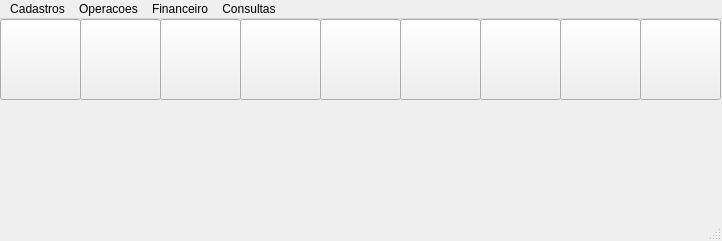
<?xml version="1.0" encoding="UTF-8"?>
<ui version="4.0">
 <class>MainWindow</class>
 <widget class="QMainWindow" name="MainWindow">
  <property name="geometry">
   <rect>
    <x>0</x>
    <y>0</y>
    <width>722</width>
    <height>241</height>
   </rect>
  </property>
  <property name="windowTitle">
   <string>MainWindow</string>
  </property>
  <widget class="QWidget" name="centralwidget">
   <widget class="QLabel" name="lb_logoEmpresa">
    <property name="geometry">
     <rect>
      <x>250</x>
      <y>100</y>
      <width>201</width>
      <height>101</height>
     </rect>
    </property>
    <property name="toolTip">
     <string>&lt;html&gt;&lt;head/&gt;&lt;body&gt;&lt;p&gt;&lt;br/&gt;&lt;/p&gt;&lt;/body&gt;&lt;/html&gt;</string>
    </property>
    <property name="styleSheet">
     <string notr="true">image: url(:/logo_empresa/Icons/logo_empresa.png)</string>
    </property>
    <property name="text">
     <string/>
    </property>
   </widget>
   <widget class="QPushButton" name="bt_cliente">
    <property name="geometry">
     <rect>
      <x>0</x>
      <y>0</y>
      <width>81</width>
      <height>81</height>
     </rect>
    </property>
    <property name="toolTip">
     <string>&lt;html&gt;&lt;head/&gt;&lt;body&gt;&lt;p&gt;&lt;br/&gt;&lt;/p&gt;&lt;/body&gt;&lt;/html&gt;</string>
    </property>
    <property name="styleSheet">
     <string notr="true">image: url(:/icon_cliente/Icons/cliente.png)</string>
    </property>
    <property name="text">
     <string/>
    </property>
   </widget>
   <widget class="QPushButton" name="bt_fornecedor">
    <property name="geometry">
     <rect>
      <x>80</x>
      <y>0</y>
      <width>81</width>
      <height>81</height>
     </rect>
    </property>
    <property name="toolTip">
     <string>&lt;html&gt;&lt;head/&gt;&lt;body&gt;&lt;p&gt;&lt;br/&gt;&lt;/p&gt;&lt;/body&gt;&lt;/html&gt;</string>
    </property>
    <property name="styleSheet">
     <string notr="true">image: url(:/icon_fornecedor/Icons/fornecedor.png)</string>
    </property>
    <property name="text">
     <string/>
    </property>
   </widget>
   <widget class="QPushButton" name="bt_produtos">
    <property name="geometry">
     <rect>
      <x>160</x>
      <y>0</y>
      <width>81</width>
      <height>81</height>
     </rect>
    </property>
    <property name="toolTip">
     <string>&lt;html&gt;&lt;head/&gt;&lt;body&gt;&lt;p&gt;&lt;br/&gt;&lt;/p&gt;&lt;/body&gt;&lt;/html&gt;</string>
    </property>
    <property name="styleSheet">
     <string notr="true">image: url(:/icon_produtos/Icons/produtos.png)</string>
    </property>
    <property name="text">
     <string/>
    </property>
   </widget>
   <widget class="QPushButton" name="bt_vendas">
    <property name="geometry">
     <rect>
      <x>240</x>
      <y>0</y>
      <width>81</width>
      <height>81</height>
     </rect>
    </property>
    <property name="toolTip">
     <string>&lt;html&gt;&lt;head/&gt;&lt;body&gt;&lt;p&gt;&lt;br/&gt;&lt;/p&gt;&lt;/body&gt;&lt;/html&gt;</string>
    </property>
    <property name="styleSheet">
     <string notr="true">image: url(:/icon_vendas/Icons/venda.png)</string>
    </property>
    <property name="text">
     <string/>
    </property>
   </widget>
   <widget class="QPushButton" name="bt_pagar">
    <property name="geometry">
     <rect>
      <x>320</x>
      <y>0</y>
      <width>81</width>
      <height>81</height>
     </rect>
    </property>
    <property name="toolTip">
     <string>&lt;html&gt;&lt;head/&gt;&lt;body&gt;&lt;p&gt;&lt;br/&gt;&lt;/p&gt;&lt;/body&gt;&lt;/html&gt;</string>
    </property>
    <property name="styleSheet">
     <string notr="true">image: url(:/icon_pagar/Icons/contasPagar.png)</string>
    </property>
    <property name="text">
     <string/>
    </property>
   </widget>
   <widget class="QPushButton" name="bt_bancos">
    <property name="geometry">
     <rect>
      <x>400</x>
      <y>0</y>
      <width>81</width>
      <height>81</height>
     </rect>
    </property>
    <property name="toolTip">
     <string>&lt;html&gt;&lt;head/&gt;&lt;body&gt;&lt;p&gt;&lt;br/&gt;&lt;/p&gt;&lt;/body&gt;&lt;/html&gt;</string>
    </property>
    <property name="styleSheet">
     <string notr="true">image: url(:/icon_bancos/Icons/banco.png)</string>
    </property>
    <property name="text">
     <string/>
    </property>
   </widget>
   <widget class="QPushButton" name="bt_receber">
    <property name="geometry">
     <rect>
      <x>480</x>
      <y>0</y>
      <width>81</width>
      <height>81</height>
     </rect>
    </property>
    <property name="toolTip">
     <string>&lt;html&gt;&lt;head/&gt;&lt;body&gt;&lt;p&gt;&lt;br/&gt;&lt;/p&gt;&lt;/body&gt;&lt;/html&gt;</string>
    </property>
    <property name="styleSheet">
     <string notr="true">image: url(:/icon_receber/Icons/receber.png)</string>
    </property>
    <property name="text">
     <string/>
    </property>
   </widget>
   <widget class="QPushButton" name="bt_caixa">
    <property name="geometry">
     <rect>
      <x>560</x>
      <y>0</y>
      <width>81</width>
      <height>81</height>
     </rect>
    </property>
    <property name="toolTip">
     <string>&lt;html&gt;&lt;head/&gt;&lt;body&gt;&lt;p&gt;&lt;br/&gt;&lt;/p&gt;&lt;/body&gt;&lt;/html&gt;</string>
    </property>
    <property name="styleSheet">
     <string notr="true">image: url(:/icon_caixa/Icons/caixa.png)</string>
    </property>
    <property name="text">
     <string/>
    </property>
   </widget>
   <widget class="QPushButton" name="bt_sair">
    <property name="geometry">
     <rect>
      <x>640</x>
      <y>0</y>
      <width>81</width>
      <height>81</height>
     </rect>
    </property>
    <property name="toolTip">
     <string>&lt;html&gt;&lt;head/&gt;&lt;body&gt;&lt;p&gt;&lt;br/&gt;&lt;/p&gt;&lt;/body&gt;&lt;/html&gt;</string>
    </property>
    <property name="styleSheet">
     <string notr="true">image: url(:/icon_sair/Icons/sair.png)</string>
    </property>
    <property name="text">
     <string/>
    </property>
   </widget>
  </widget>
  <widget class="QMenuBar" name="menubar">
   <property name="geometry">
    <rect>
     <x>0</x>
     <y>0</y>
     <width>722</width>
     <height>22</height>
    </rect>
   </property>
   <widget class="QMenu" name="menuCadastros">
    <property name="title">
     <string>Cadastros</string>
    </property>
    <addaction name="actionCliente"/>
    <addaction name="actionFornecedor"/>
    <addaction name="actionUsuarios"/>
   </widget>
   <widget class="QMenu" name="menuOperacoes">
    <property name="title">
     <string>Operacoes</string>
    </property>
    <widget class="QMenu" name="menuSaida_de_produtos">
     <property name="title">
      <string>Saida de produtos</string>
     </property>
     <addaction name="actionVenda"/>
     <addaction name="actionConsumo_de_produtos"/>
    </widget>
    <widget class="QMenu" name="menuEstoque">
     <property name="title">
      <string>Estoque</string>
     </property>
     <addaction name="actionSaldo"/>
    </widget>
    <widget class="QMenu" name="menuCompras">
     <property name="title">
      <string>Compras</string>
     </property>
     <addaction name="actionCompras_2"/>
     <addaction name="actionPedido"/>
     <addaction name="actionCancelar"/>
    </widget>
    <addaction name="menuSaida_de_produtos"/>
    <addaction name="menuEstoque"/>
    <addaction name="menuCompras"/>
   </widget>
   <widget class="QMenu" name="menuFinanceiro">
    <property name="title">
     <string>Financeiro</string>
    </property>
    <addaction name="actionCaixa"/>
    <addaction name="actionContas_bancos"/>
    <addaction name="actionContas_pagar"/>
    <addaction name="actionContas_pagas"/>
    <addaction name="actionContas_receber"/>
    <addaction name="actionContas_recebidas"/>
   </widget>
   <widget class="QMenu" name="menuConsultas">
    <property name="title">
     <string>Consultas</string>
    </property>
    <widget class="QMenu" name="menuVendas">
     <property name="title">
      <string>Vendas</string>
     </property>
     <addaction name="actionGerald"/>
     <addaction name="actionResumido"/>
    </widget>
    <widget class="QMenu" name="menuConsumos">
     <property name="title">
      <string>Consumos</string>
     </property>
     <addaction name="actionGeral"/>
     <addaction name="actionResumido_2"/>
    </widget>
    <addaction name="menuVendas"/>
    <addaction name="menuConsumos"/>
   </widget>
   <addaction name="menuCadastros"/>
   <addaction name="menuOperacoes"/>
   <addaction name="menuFinanceiro"/>
   <addaction name="menuConsultas"/>
  </widget>
  <widget class="QStatusBar" name="statusbar"/>
  <action name="actionCliente">
   <property name="text">
    <string>Cliente</string>
   </property>
  </action>
  <action name="actionFornecedor">
   <property name="text">
    <string>Fornecedor</string>
   </property>
  </action>
  <action name="actionUsuarios">
   <property name="text">
    <string>Usuarios</string>
   </property>
  </action>
  <action name="actionVenda">
   <property name="text">
    <string>Venda</string>
   </property>
  </action>
  <action name="actionConsumo_de_produtos">
   <property name="text">
    <string>Consumo de produtos</string>
   </property>
  </action>
  <action name="actionSaldo">
   <property name="text">
    <string>Saldo</string>
   </property>
  </action>
  <action name="actionCompras_2">
   <property name="text">
    <string>Comprar</string>
   </property>
  </action>
  <action name="actionPedido">
   <property name="text">
    <string>Pedido</string>
   </property>
  </action>
  <action name="actionCancelar">
   <property name="text">
    <string>Cancelar</string>
   </property>
  </action>
  <action name="actionCaixa">
   <property name="text">
    <string>Caixa</string>
   </property>
  </action>
  <action name="actionContas_bancos">
   <property name="text">
    <string>Contas bancos</string>
   </property>
  </action>
  <action name="actionContas_pagar">
   <property name="text">
    <string>Contas pagar</string>
   </property>
  </action>
  <action name="actionContas_pagas">
   <property name="text">
    <string>Contas pagas</string>
   </property>
  </action>
  <action name="actionContas_receber">
   <property name="text">
    <string>Contas receber</string>
   </property>
  </action>
  <action name="actionContas_recebidas">
   <property name="text">
    <string>Contas recebidas</string>
   </property>
  </action>
  <action name="actionGerald">
   <property name="text">
    <string>Geral</string>
   </property>
  </action>
  <action name="actionResumido">
   <property name="text">
    <string>Resumido</string>
   </property>
  </action>
  <action name="actionGeral">
   <property name="text">
    <string>Geral</string>
   </property>
  </action>
  <action name="actionResumido_2">
   <property name="text">
    <string>Resumido</string>
   </property>
  </action>
 </widget>
 <resources>
  <include location="logo_empresa.qrc"/>
  <include location="icon_produtos.qrc"/>
  <include location="icon_vendas.qrc"/>
  <include location="icon_pagar.qrc"/>
  <include location="icon_bancos.qrc"/>
  <include location="icon_receber.qrc"/>
  <include location="icon_caixa.qrc"/>
  <include location="icon_sair.qrc"/>
  <include location="icon_cliente.qrc"/>
  <include location="icon_fornecedor.qrc"/>
 </resources>
 <connections/>
</ui>
